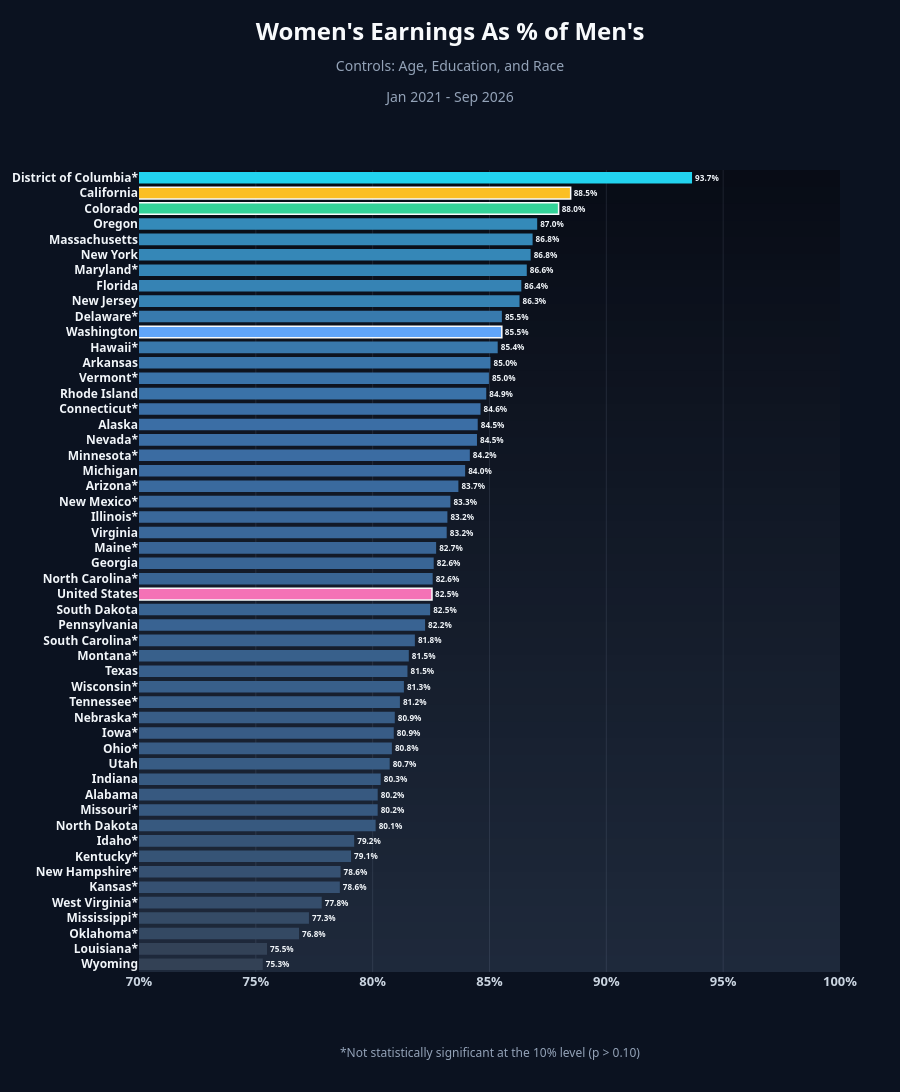

Notebook cell for this chart:
### Code cell
fig = plot_state_bars(ranking_no_ind, 'Post_EPEWA_Gap', 'interaction_pval', "Women's Earnings As % of Men's",
                      "Age, Education, and Race", POST_PERIOD, [0.7, 1], save_as="states_post_gap_no_industry")

### Figure 1 — Plotly figure (JSON) as saved in the notebook; plotly's stock layout.template omitted (floating-point values rounded to 4 significant figures)
{"data": [{"cliponaxis": false, "hovertemplate": "%{y}: %{text}<extra></extra>", "marker": {"color": ["rgb(51, 65, 85)", "rgb(51, 66, 87)", "rgb(52, 73, 99)", "rgb(53, 75, 102)", "rgb(53, 77, 107)", "rgb(54, 81, 114)", "rgb(54, 81, 114)", "rgb(54, 84, 118)", "rgb(54, 84, 119)", "rgb(55, 89, 127)", "rgb(55, 89, 128)", "rgb(55, 89, 128)", "rgb(55, 90, 129)", "rgb(56, 92, 132)", "rgb(56, 92, 133)", "rgb(56, 92, 134)", "rgb(56, 93, 134)", "rgb(56, 94, 136)", "rgb(56, 95, 138)", "rgb(56, 95, 139)", "rgb(56, 96, 139)", "rgb(57, 97, 142)", "rgb(57, 99, 146)", "rgb(57, 100, 147)", "#f472b6", "rgb(57, 101, 148)", "rgb(57, 101, 149)", "rgb(57, 101, 150)", "rgb(58, 104, 154)", "rgb(58, 104, 154)", "rgb(58, 104, 155)", "rgb(58, 106, 158)", "rgb(59, 107, 160)", "rgb(59, 108, 162)", "rgb(59, 110, 165)", "rgb(59, 110, 165)", "rgb(59, 111, 166)", "rgb(58, 114, 168)", "rgb(58, 115, 169)", "rgb(57, 116, 169)", "rgb(57, 120, 172)", "#60a5fa", "rgb(56, 122, 173)", "rgb(54, 130, 179)", "rgb(54, 131, 180)", "rgb(53, 133, 182)", "rgb(53, 135, 183)", "rgb(53, 136, 184)", "rgb(52, 138, 185)", "#34d399", "#fbbf24", "rgb(34, 211, 238)"], "line": {"color": ["rgba(0,0,0,0)", "rgba(0,0,0,0)", "rgba(0,0,0,0)", "rgba(0,0,0,0)", "rgba(0,0,0,0)", "rgba(0,0,0,0)", "rgba(0,0,0,0)", "rgba(0,0,0,0)", "rgba(0,0,0,0)", "rgba(0,0,0,0)", "rgba(0,0,0,0)", "rgba(0,0,0,0)", "rgba(0,0,0,0)", "rgba(0,0,0,0)", "rgba(0,0,0,0)", "rgba(0,0,0,0)", "rgba(0,0,0,0)", "rgba(0,0,0,0)", "rgba(0,0,0,0)", "rgba(0,0,0,0)", "rgba(0,0,0,0)", "rgba(0,0,0,0)", "rgba(0,0,0,0)", "rgba(0,0,0,0)", "#f8fafc", "rgba(0,0,0,0)", "rgba(0,0,0,0)", "rgba(0,0,0,0)", "rgba(0,0,0,0)", "rgba(0,0,0,0)", "rgba(0,0,0,0)", "rgba(0,0,0,0)", "rgba(0,0,0,0)", "rgba(0,0,0,0)", "rgba(0,0,0,0)", "rgba(0,0,0,0)", "rgba(0,0,0,0)", "rgba(0,0,0,0)", "rgba(0,0,0,0)", "rgba(0,0,0,0)", "rgba(0,0,0,0)", "#f8fafc", "rgba(0,0,0,0)", "rgba(0,0,0,0)", "rgba(0,0,0,0)", "rgba(0,0,0,0)", "rgba(0,0,0,0)", "rgba(0,0,0,0)", "rgba(0,0,0,0)", "#f8fafc", "#f8fafc", "rgba(0,0,0,0)"], "width": 1.5}}, "orientation": "h", "text": ["<b>75.3%</b>", "<b>75.5%</b>", "<b>76.8%</b>", "<b>77.3%</b>", "<b>77.8%</b>", "<b>78.6%</b>", "<b>78.6%</b>", "<b>79.1%</b>", "<b>79.2%</b>", "<b>80.1%</b>", "<b>80.2%</b>", "<b>80.2%</b>", "<b>80.3%</b>", "<b>80.7%</b>", "<b>80.8%</b>", "<b>80.9%</b>", "<b>80.9%</b>", "<b>81.2%</b>", "<b>81.3%</b>", "<b>81.5%</b>", "<b>81.5%</b>", "<b>81.8%</b>", "<b>82.2%</b>", "<b>82.5%</b>", "<b>82.5%</b>", "<b>82.6%</b>", "<b>82.6%</b>", "<b>82.7%</b>", "<b>83.2%</b>", "<b>83.2%</b>", "<b>83.3%</b>", "<b>83.7%</b>", "<b>84.0%</b>", "<b>84.2%</b>", "<b>84.5%</b>", "<b>84.5%</b>", "<b>84.6%</b>", "<b>84.9%</b>", "<b>85.0%</b>", "<b>85.0%</b>", "<b>85.4%</b>", "<b>85.5%</b>", "<b>85.5%</b>", "<b>86.3%</b>", "<b>86.4%</b>", "<b>86.6%</b>", "<b>86.8%</b>", "<b>86.8%</b>", "<b>87.0%</b>", "<b>88.0%</b>", "<b>88.5%</b>", "<b>93.7%</b>"], "textfont": {"color": "#f1f5f9", "size": 12}, "textposition": "outside", "type": "bar", "x": [0.753, 0.7548, 0.7685, 0.7727, 0.7782, 0.7859, 0.7863, 0.7908, 0.7921, 0.8013, 0.8021, 0.8022, 0.8034, 0.8073, 0.8082, 0.809, 0.8095, 0.8117, 0.8134, 0.8149, 0.8155, 0.8181, 0.8224, 0.8246, 0.8254, 0.8257, 0.8261, 0.8272, 0.8317, 0.832, 0.8333, 0.8367, 0.8396, 0.8416, 0.8446, 0.845, 0.8462, 0.8486, 0.8497, 0.8504, 0.8535, 0.8553, 0.8553, 0.8628, 0.8636, 0.866, 0.8676, 0.8684, 0.8704, 0.8796, 0.8847, 0.9367], "y": ["<b>Wyoming</b>", "<b>Louisiana*</b>", "<b>Oklahoma*</b>", "<b>Mississippi*</b>", "<b>West Virginia*</b>", "<b>Kansas*</b>", "<b>New Hampshire*</b>", "<b>Kentucky*</b>", "<b>Idaho*</b>", "<b>North Dakota</b>", "<b>Missouri*</b>", "<b>Alabama</b>", "<b>Indiana</b>", "<b>Utah</b>", "<b>Ohio*</b>", "<b>Iowa*</b>", "<b>Nebraska*</b>", "<b>Tennessee*</b>", "<b>Wisconsin*</b>", "<b>Texas</b>", "<b>Montana*</b>", "<b>South Carolina*</b>", "<b>Pennsylvania</b>", "<b>South Dakota</b>", "<b>United States</b>", "<b>North Carolina*</b>", "<b>Georgia</b>", "<b>Maine*</b>", "<b>Virginia</b>", "<b>Illinois*</b>", "<b>New Mexico*</b>", "<b>Arizona*</b>", "<b>Michigan</b>", "<b>Minnesota*</b>", "<b>Nevada*</b>", "<b>Alaska</b>", "<b>Connecticut*</b>", "<b>Rhode Island</b>", "<b>Vermont*</b>", "<b>Arkansas</b>", "<b>Hawaii*</b>", "<b>Washington</b>", "<b>Delaware*</b>", "<b>New Jersey</b>", "<b>Florida</b>", "<b>Maryland*</b>", "<b>New York</b>", "<b>Massachusetts</b>", "<b>Oregon</b>", "<b>Colorado</b>", "<b>California</b>", "<b>District of Columbia*</b>"]}], "layout": {"annotations": [{"font": {"color": "#94a3b8", "size": 12}, "showarrow": false, "text": "*Not statistically significant at the 10% level (p > 0.10)", "x": 0.5, "xref": "paper", "y": 0, "yanchor": "top", "yref": "paper", "yshift": -70}], "bargap": 0.25, "font": {"color": "#cbd5e1", "family": "Bahnschrift, 'Segoe UI Variable Display', 'Segoe UI', Helvetica, Arial, sans-serif"}, "height": 1404, "margin": {"b": 120, "l": 20, "r": 60, "t": 170}, "paper_bgcolor": "#0b1220", "plot_bgcolor": "rgba(0,0,0,0)", "shapes": [{"fillcolor": "rgb(8, 12, 22)", "layer": "below", "line": {"width": 0}, "type": "rect", "x0": 0, "x1": 1, "xref": "paper", "y0": 0, "y1": 1, "yref": "paper"}, {"fillcolor": "rgb(8, 13, 23)", "layer": "below", "line": {"width": 0}, "type": "rect", "x0": 0, "x1": 1, "xref": "paper", "y0": 0, "y1": 0.9792, "yref": "paper"}, {"fillcolor": "rgb(9, 13, 24)", "layer": "below", "line": {"width": 0}, "type": "rect", "x0": 0, "x1": 1, "xref": "paper", "y0": 0, "y1": 0.9583, "yref": "paper"}, {"fillcolor": "rgb(9, 14, 24)", "layer": "below", "line": {"width": 0}, "type": "rect", "x0": 0, "x1": 1, "xref": "paper", "y0": 0, "y1": 0.9375, "yref": "paper"}, {"fillcolor": "rgb(10, 14, 25)", "layer": "below", "line": {"width": 0}, "type": "rect", "x0": 0, "x1": 1, "xref": "paper", "y0": 0, "y1": 0.9167, "yref": "paper"}, {"fillcolor": "rgb(10, 15, 26)", "layer": "below", "line": {"width": 0}, "type": "rect", "x0": 0, "x1": 1, "xref": "paper", "y0": 0, "y1": 0.8958, "yref": "paper"}, {"fillcolor": "rgb(11, 16, 27)", "layer": "below", "line": {"width": 0}, "type": "rect", "x0": 0, "x1": 1, "xref": "paper", "y0": 0, "y1": 0.875, "yref": "paper"}, {"fillcolor": "rgb(11, 16, 28)", "layer": "below", "line": {"width": 0}, "type": "rect", "x0": 0, "x1": 1, "xref": "paper", "y0": 0, "y1": 0.8542, "yref": "paper"}, {"fillcolor": "rgb(12, 17, 28)", "layer": "below", "line": {"width": 0}, "type": "rect", "x0": 0, "x1": 1, "xref": "paper", "y0": 0, "y1": 0.8333, "yref": "paper"}, {"fillcolor": "rgb(12, 18, 29)", "layer": "below", "line": {"width": 0}, "type": "rect", "x0": 0, "x1": 1, "xref": "paper", "y0": 0, "y1": 0.8125, "yref": "paper"}, {"fillcolor": "rgb(13, 18, 30)", "layer": "below", "line": {"width": 0}, "type": "rect", "x0": 0, "x1": 1, "xref": "paper", "y0": 0, "y1": 0.7917, "yref": "paper"}, {"fillcolor": "rgb(13, 19, 31)", "layer": "below", "line": {"width": 0}, "type": "rect", "x0": 0, "x1": 1, "xref": "paper", "y0": 0, "y1": 0.7708, "yref": "paper"}, {"fillcolor": "rgb(14, 19, 31)", "layer": "below", "line": {"width": 0}, "type": "rect", "x0": 0, "x1": 1, "xref": "paper", "y0": 0, "y1": 0.75, "yref": "paper"}, {"fillcolor": "rgb(14, 20, 32)", "layer": "below", "line": {"width": 0}, "type": "rect", "x0": 0, "x1": 1, "xref": "paper", "y0": 0, "y1": 0.7292, "yref": "paper"}, {"fillcolor": "rgb(15, 21, 33)", "layer": "below", "line": {"width": 0}, "type": "rect", "x0": 0, "x1": 1, "xref": "paper", "y0": 0, "y1": 0.7083, "yref": "paper"}, {"fillcolor": "rgb(15, 21, 34)", "layer": "below", "line": {"width": 0}, "type": "rect", "x0": 0, "x1": 1, "xref": "paper", "y0": 0, "y1": 0.6875, "yref": "paper"}, {"fillcolor": "rgb(15, 22, 35)", "layer": "below", "line": {"width": 0}, "type": "rect", "x0": 0, "x1": 1, "xref": "paper", "y0": 0, "y1": 0.6667, "yref": "paper"}, {"fillcolor": "rgb(16, 22, 35)", "layer": "below", "line": {"width": 0}, "type": "rect", "x0": 0, "x1": 1, "xref": "paper", "y0": 0, "y1": 0.6458, "yref": "paper"}, {"fillcolor": "rgb(16, 23, 36)", "layer": "below", "line": {"width": 0}, "type": "rect", "x0": 0, "x1": 1, "xref": "paper", "y0": 0, "y1": 0.625, "yref": "paper"}, {"fillcolor": "rgb(17, 24, 37)", "layer": "below", "line": {"width": 0}, "type": "rect", "x0": 0, "x1": 1, "xref": "paper", "y0": 0, "y1": 0.6042, "yref": "paper"}, {"fillcolor": "rgb(17, 24, 38)", "layer": "below", "line": {"width": 0}, "type": "rect", "x0": 0, "x1": 1, "xref": "paper", "y0": 0, "y1": 0.5833, "yref": "paper"}, {"fillcolor": "rgb(18, 25, 39)", "layer": "below", "line": {"width": 0}, "type": "rect", "x0": 0, "x1": 1, "xref": "paper", "y0": 0, "y1": 0.5625, "yref": "paper"}, {"fillcolor": "rgb(18, 26, 39)", "layer": "below", "line": {"width": 0}, "type": "rect", "x0": 0, "x1": 1, "xref": "paper", "y0": 0, "y1": 0.5417, "yref": "paper"}, {"fillcolor": "rgb(19, 26, 40)", "layer": "below", "line": {"width": 0}, "type": "rect", "x0": 0, "x1": 1, "xref": "paper", "y0": 0, "y1": 0.5208, "yref": "paper"}, {"fillcolor": "rgb(19, 27, 41)", "layer": "below", "line": {"width": 0}, "type": "rect", "x0": 0, "x1": 1, "xref": "paper", "y0": 0, "y1": 0.5, "yref": "paper"}, {"fillcolor": "rgb(20, 27, 42)", "layer": "below", "line": {"width": 0}, "type": "rect", "x0": 0, "x1": 1, "xref": "paper", "y0": 0, "y1": 0.4792, "yref": "paper"}, {"fillcolor": "rgb(20, 28, 42)", "layer": "below", "line": {"width": 0}, "type": "rect", "x0": 0, "x1": 1, "xref": "paper", "y0": 0, "y1": 0.4583, "yref": "paper"}, {"fillcolor": "rgb(21, 29, 43)", "layer": "below", "line": {"width": 0}, "type": "rect", "x0": 0, "x1": 1, "xref": "paper", "y0": 0, "y1": 0.4375, "yref": "paper"}, {"fillcolor": "rgb(21, 29, 44)", "layer": "below", "line": {"width": 0}, "type": "rect", "x0": 0, "x1": 1, "xref": "paper", "y0": 0, "y1": 0.4167, "yref": "paper"}, {"fillcolor": "rgb(22, 30, 45)", "layer": "below", "line": {"width": 0}, "type": "rect", "x0": 0, "x1": 1, "xref": "paper", "y0": 0, "y1": 0.3958, "yref": "paper"}, {"fillcolor": "rgb(22, 31, 46)", "layer": "below", "line": {"width": 0}, "type": "rect", "x0": 0, "x1": 1, "xref": "paper", "y0": 0, "y1": 0.375, "yref": "paper"}, {"fillcolor": "rgb(23, 31, 46)", "layer": "below", "line": {"width": 0}, "type": "rect", "x0": 0, "x1": 1, "xref": "paper", "y0": 0, "y1": 0.3542, "yref": "paper"}, {"fillcolor": "rgb(23, 32, 47)", "layer": "below", "line": {"width": 0}, "type": "rect", "x0": 0, "x1": 1, "xref": "paper", "y0": 0, "y1": 0.3333, "yref": "paper"}, {"fillcolor": "rgb(23, 32, 48)", "layer": "below", "line": {"width": 0}, "type": "rect", "x0": 0, "x1": 1, "xref": "paper", "y0": 0, "y1": 0.3125, "yref": "paper"}, {"fillcolor": "rgb(24, 33, 49)", "layer": "below", "line": {"width": 0}, "type": "rect", "x0": 0, "x1": 1, "xref": "paper", "y0": 0, "y1": 0.2917, "yref": "paper"}, {"fillcolor": "rgb(24, 34, 50)", "layer": "below", "line": {"width": 0}, "type": "rect", "x0": 0, "x1": 1, "xref": "paper", "y0": 0, "y1": 0.2708, "yref": "paper"}, {"fillcolor": "rgb(25, 34, 50)", "layer": "below", "line": {"width": 0}, "type": "rect", "x0": 0, "x1": 1, "xref": "paper", "y0": 0, "y1": 0.25, "yref": "paper"}, {"fillcolor": "rgb(25, 35, 51)", "layer": "below", "line": {"width": 0}, "type": "rect", "x0": 0, "x1": 1, "xref": "paper", "y0": 0, "y1": 0.2292, "yref": "paper"}, {"fillcolor": "rgb(26, 35, 52)", "layer": "below", "line": {"width": 0}, "type": "rect", "x0": 0, "x1": 1, "xref": "paper", "y0": 0, "y1": 0.2083, "yref": "paper"}, {"fillcolor": "rgb(26, 36, 53)", "layer": "below", "line": {"width": 0}, "type": "rect", "x0": 0, "x1": 1, "xref": "paper", "y0": 0, "y1": 0.1875, "yref": "paper"}, {"fillcolor": "rgb(27, 37, 53)", "layer": "below", "line": {"width": 0}, "type": "rect", "x0": 0, "x1": 1, "xref": "paper", "y0": 0, "y1": 0.1667, "yref": "paper"}, {"fillcolor": "rgb(27, 37, 54)", "layer": "below", "line": {"width": 0}, "type": "rect", "x0": 0, "x1": 1, "xref": "paper", "y0": 0, "y1": 0.1458, "yref": "paper"}, {"fillcolor": "rgb(28, 38, 55)", "layer": "below", "line": {"width": 0}, "type": "rect", "x0": 0, "x1": 1, "xref": "paper", "y0": 0, "y1": 0.125, "yref": "paper"}, {"fillcolor": "rgb(28, 39, 56)", "layer": "below", "line": {"width": 0}, "type": "rect", "x0": 0, "x1": 1, "xref": "paper", "y0": 0, "y1": 0.1042, "yref": "paper"}, {"fillcolor": "rgb(29, 39, 57)", "layer": "below", "line": {"width": 0}, "type": "rect", "x0": 0, "x1": 1, "xref": "paper", "y0": 0, "y1": 0.08333, "yref": "paper"}, {"fillcolor": "rgb(29, 40, 57)", "layer": "below", "line": {"width": 0}, "type": "rect", "x0": 0, "x1": 1, "xref": "paper", "y0": 0, "y1": 0.0625, "yref": "paper"}, {"fillcolor": "rgb(30, 40, 58)", "layer": "below", "line": {"width": 0}, "type": "rect", "x0": 0, "x1": 1, "xref": "paper", "y0": 0, "y1": 0.04167, "yref": "paper"}, {"fillcolor": "rgb(30, 41, 59)", "layer": "below", "line": {"width": 0}, "type": "rect", "x0": 0, "x1": 1, "xref": "paper", "y0": 0, "y1": 0.02083, "yref": "paper"}], "title": {"font": {"color": "#f8fafc", "size": 24}, "pad": {"t": 40}, "text": "<b>Women's Earnings As % of Men's</b><br><span style='font-size:14px;color:#94a3b8'>Controls: Age, Education, and Race<br>Jan 2021 - Sep 2026</span>", "x": 0.5, "xanchor": "center", "y": 1, "yanchor": "top"}, "xaxis": {"dtick": 0.05, "gridcolor": "rgba(148,163,184,0.15)", "range": [0.7, 1], "showgrid": true, "showline": false, "tickangle": 0, "tickfont": {"color": "#cbd5e1", "size": 13, "weight": "bold"}, "tickformat": ".0%", "zeroline": true, "zerolinecolor": "rgba(148,163,184,0.45)"}, "yaxis": {"automargin": true, "dtick": 1, "showgrid": false, "showline": false, "tickfont": {"color": "#f1f5f9", "size": 12}, "type": "category"}}}
